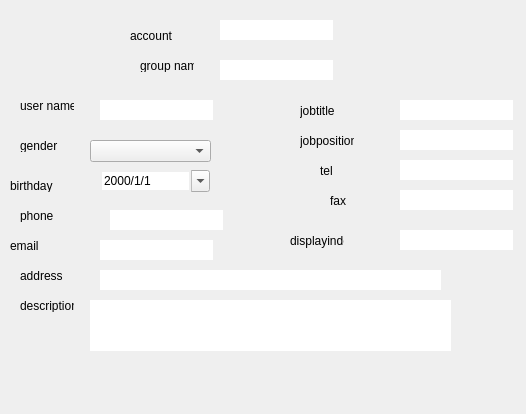
<?xml version="1.0" encoding="UTF-8"?>
<ui version="4.0">
 <class>EbDialogMemberInfo</class>
 <widget class="QDialog" name="EbDialogMemberInfo">
  <property name="geometry">
   <rect>
    <x>0</x>
    <y>0</y>
    <width>526</width>
    <height>414</height>
   </rect>
  </property>
  <property name="windowTitle">
   <string>Dialog</string>
  </property>
  <widget class="QLineEdit" name="lineEditAccount">
   <property name="geometry">
    <rect>
     <x>220</x>
     <y>20</y>
     <width>113</width>
     <height>20</height>
    </rect>
   </property>
   <property name="maxLength">
    <number>64</number>
   </property>
   <property name="frame">
    <bool>false</bool>
   </property>
  </widget>
  <widget class="QLineEdit" name="lineEditGroupName">
   <property name="geometry">
    <rect>
     <x>220</x>
     <y>60</y>
     <width>113</width>
     <height>20</height>
    </rect>
   </property>
   <property name="frame">
    <bool>false</bool>
   </property>
  </widget>
  <widget class="QLineEdit" name="lineEditUserName">
   <property name="geometry">
    <rect>
     <x>100</x>
     <y>100</y>
     <width>113</width>
     <height>20</height>
    </rect>
   </property>
   <property name="maxLength">
    <number>64</number>
   </property>
   <property name="frame">
    <bool>false</bool>
   </property>
  </widget>
  <widget class="QLineEdit" name="lineEditJobTitle">
   <property name="geometry">
    <rect>
     <x>400</x>
     <y>100</y>
     <width>113</width>
     <height>20</height>
    </rect>
   </property>
   <property name="maxLength">
    <number>260</number>
   </property>
   <property name="frame">
    <bool>false</bool>
   </property>
  </widget>
  <widget class="QComboBox" name="comboBoxGender">
   <property name="geometry">
    <rect>
     <x>90</x>
     <y>140</y>
     <width>121</width>
     <height>22</height>
    </rect>
   </property>
  </widget>
  <widget class="QLineEdit" name="lineEditJobPosition">
   <property name="geometry">
    <rect>
     <x>400</x>
     <y>130</y>
     <width>113</width>
     <height>20</height>
    </rect>
   </property>
   <property name="maxLength">
    <number>32</number>
   </property>
   <property name="frame">
    <bool>false</bool>
   </property>
  </widget>
  <widget class="QLineEdit" name="lineEditTel">
   <property name="geometry">
    <rect>
     <x>400</x>
     <y>160</y>
     <width>113</width>
     <height>20</height>
    </rect>
   </property>
   <property name="maxLength">
    <number>64</number>
   </property>
   <property name="frame">
    <bool>false</bool>
   </property>
  </widget>
  <widget class="QLineEdit" name="lineEditPhone">
   <property name="geometry">
    <rect>
     <x>110</x>
     <y>210</y>
     <width>113</width>
     <height>20</height>
    </rect>
   </property>
   <property name="maxLength">
    <number>64</number>
   </property>
   <property name="frame">
    <bool>false</bool>
   </property>
  </widget>
  <widget class="QLineEdit" name="lineEditFax">
   <property name="geometry">
    <rect>
     <x>400</x>
     <y>190</y>
     <width>113</width>
     <height>20</height>
    </rect>
   </property>
   <property name="maxLength">
    <number>64</number>
   </property>
   <property name="frame">
    <bool>false</bool>
   </property>
  </widget>
  <widget class="QLineEdit" name="lineEditEmail">
   <property name="geometry">
    <rect>
     <x>100</x>
     <y>240</y>
     <width>113</width>
     <height>20</height>
    </rect>
   </property>
   <property name="maxLength">
    <number>64</number>
   </property>
   <property name="frame">
    <bool>false</bool>
   </property>
  </widget>
  <widget class="QLineEdit" name="lineEditDisplayIndex">
   <property name="geometry">
    <rect>
     <x>400</x>
     <y>230</y>
     <width>113</width>
     <height>20</height>
    </rect>
   </property>
   <property name="maxLength">
    <number>32</number>
   </property>
   <property name="frame">
    <bool>false</bool>
   </property>
  </widget>
  <widget class="QLineEdit" name="lineEditAddress">
   <property name="geometry">
    <rect>
     <x>100</x>
     <y>270</y>
     <width>341</width>
     <height>20</height>
    </rect>
   </property>
   <property name="maxLength">
    <number>260</number>
   </property>
   <property name="frame">
    <bool>false</bool>
   </property>
  </widget>
  <widget class="QPlainTextEdit" name="plainTextEditDescription">
   <property name="geometry">
    <rect>
     <x>90</x>
     <y>300</y>
     <width>361</width>
     <height>51</height>
    </rect>
   </property>
   <property name="frameShape">
    <enum>QFrame::NoFrame</enum>
   </property>
  </widget>
  <widget class="QLabel" name="labelUserName">
   <property name="geometry">
    <rect>
     <x>20</x>
     <y>100</y>
     <width>54</width>
     <height>12</height>
    </rect>
   </property>
   <property name="text">
    <string>user name</string>
   </property>
  </widget>
  <widget class="QLabel" name="labelGender">
   <property name="geometry">
    <rect>
     <x>20</x>
     <y>140</y>
     <width>54</width>
     <height>12</height>
    </rect>
   </property>
   <property name="text">
    <string>gender</string>
   </property>
  </widget>
  <widget class="QLabel" name="labelBirthday">
   <property name="geometry">
    <rect>
     <x>10</x>
     <y>180</y>
     <width>54</width>
     <height>12</height>
    </rect>
   </property>
   <property name="text">
    <string>birthday</string>
   </property>
  </widget>
  <widget class="QLabel" name="labelPhone">
   <property name="geometry">
    <rect>
     <x>20</x>
     <y>210</y>
     <width>54</width>
     <height>12</height>
    </rect>
   </property>
   <property name="text">
    <string>phone</string>
   </property>
  </widget>
  <widget class="QLabel" name="labelEmail">
   <property name="geometry">
    <rect>
     <x>10</x>
     <y>240</y>
     <width>54</width>
     <height>12</height>
    </rect>
   </property>
   <property name="text">
    <string>email</string>
   </property>
  </widget>
  <widget class="QLabel" name="labelAddress">
   <property name="geometry">
    <rect>
     <x>20</x>
     <y>270</y>
     <width>54</width>
     <height>12</height>
    </rect>
   </property>
   <property name="text">
    <string>address</string>
   </property>
  </widget>
  <widget class="QLabel" name="labelDescription">
   <property name="geometry">
    <rect>
     <x>20</x>
     <y>300</y>
     <width>54</width>
     <height>12</height>
    </rect>
   </property>
   <property name="text">
    <string>description</string>
   </property>
  </widget>
  <widget class="QLabel" name="labelJobTitle">
   <property name="geometry">
    <rect>
     <x>300</x>
     <y>100</y>
     <width>54</width>
     <height>21</height>
    </rect>
   </property>
   <property name="text">
    <string>jobtitle</string>
   </property>
  </widget>
  <widget class="QLabel" name="labelJobPosition">
   <property name="geometry">
    <rect>
     <x>300</x>
     <y>130</y>
     <width>54</width>
     <height>21</height>
    </rect>
   </property>
   <property name="text">
    <string>jobposition</string>
   </property>
  </widget>
  <widget class="QLabel" name="labelTel">
   <property name="geometry">
    <rect>
     <x>320</x>
     <y>160</y>
     <width>54</width>
     <height>21</height>
    </rect>
   </property>
   <property name="text">
    <string>tel</string>
   </property>
  </widget>
  <widget class="QLabel" name="labelFax">
   <property name="geometry">
    <rect>
     <x>330</x>
     <y>190</y>
     <width>54</width>
     <height>21</height>
    </rect>
   </property>
   <property name="text">
    <string>fax</string>
   </property>
  </widget>
  <widget class="QLabel" name="labelDisplayIndex">
   <property name="geometry">
    <rect>
     <x>290</x>
     <y>230</y>
     <width>54</width>
     <height>21</height>
    </rect>
   </property>
   <property name="text">
    <string>displayindex</string>
   </property>
  </widget>
  <widget class="QDateEdit" name="dateEditBirthday">
   <property name="geometry">
    <rect>
     <x>100</x>
     <y>170</y>
     <width>110</width>
     <height>22</height>
    </rect>
   </property>
   <property name="frame">
    <bool>false</bool>
   </property>
   <property name="displayFormat">
    <string>yyyy/M/d</string>
   </property>
   <property name="calendarPopup">
    <bool>true</bool>
   </property>
  </widget>
  <widget class="QLabel" name="labelAccount">
   <property name="geometry">
    <rect>
     <x>130</x>
     <y>30</y>
     <width>54</width>
     <height>12</height>
    </rect>
   </property>
   <property name="text">
    <string>account</string>
   </property>
  </widget>
  <widget class="QLabel" name="labelGroupName">
   <property name="geometry">
    <rect>
     <x>140</x>
     <y>60</y>
     <width>54</width>
     <height>12</height>
    </rect>
   </property>
   <property name="text">
    <string>group name</string>
   </property>
  </widget>
 </widget>
 <resources/>
 <connections/>
</ui>
